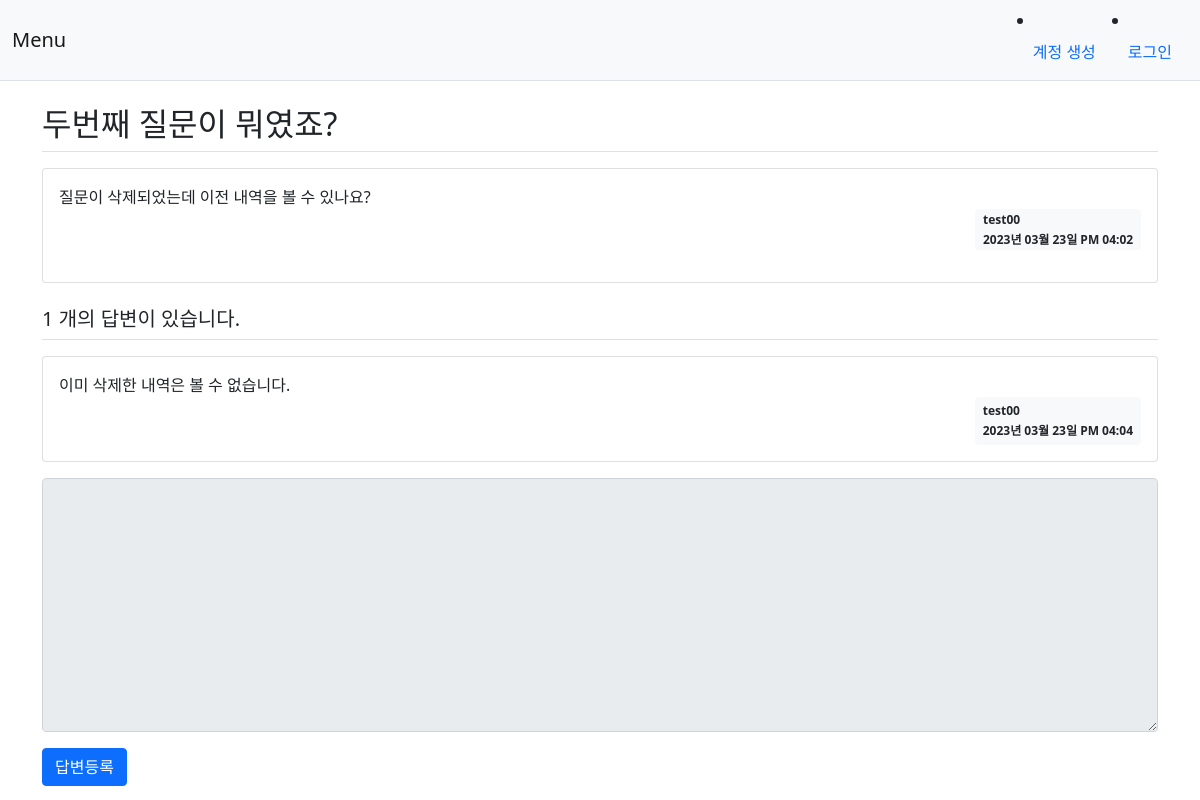
Screenshot of /question/detail/2/ with the database file from the repository.
### app/models.py (models this page shows)
class Question(db.Model):
    id = db.Column(db.Integer, primary_key = True)
    subject = db.Column(db.String(200), nullable=False)
    content = db.Column(db.Text(), nullable=False)
    modify_date = db.Column(db.DateTime(), nullable=True)
    create_date = db.Column(db.DateTime(), nullable=False)
    user_id = db.Column(db.Integer, db.ForeignKey('user.id', ondelete='CASCADE'), nullable=False)
    user = db.relationship('User', backref=db.backref('question_set'))

class User(db.Model):
    id = db.Column(db.Integer, primary_key = True)
    username = db.Column(db.String(150), unique=True, nullable=False)
    password = db.Column(db.String(200), nullable=False)
    email = db.Column(db.String(120), unique=True, nullable=False)

class Answer(db.Model):
    id = db.Column(db.Integer, primary_key=True)
    question_id = db.Column(db.Integer, db.ForeignKey('question.id', ondelete='CASCADE'))
    question = db.relationship('Question', backref=db.backref('answer_set', cascade='all, delete-orphan'))
    content = db.Column(db.Text(), nullable=False)
    modify_date = db.Column(db.DateTime(), nullable=True)
    create_date = db.Column(db.DateTime(), nullable=False)
    user_id = db.Column(db.Integer, db.ForeignKey('user.id', ondelete = 'CASCADE'), nullable=False)
    user = db.relationship('User', backref=db.backref('answer_set'))

### app/views/question_view.py (the view)
@bp.route('/detail/<int:question_id>/')
def detail(question_id):
  form = AnswerForm()
  question_detail = Question.query.get_or_404(question_id)
  return render_template('question/question_detail.html', question_detail = question_detail, form=form)

### app/forms.py
class AnswerForm(FlaskForm):
    content=TextAreaField('내용', validators=[DataRequired('내용은 필수입력 항목입니다.')])

### app/filter.py (called while the page is built)
def format_date(value, fmt='%Y년 %m월 %d일 %p %I:%M'):
    return value.strftime(fmt)

### app/views/auth_view.py (called while the page is built)
@bp.before_app_request
def load_logged_in_user():
    user_id = session.get('user_id')
    if user_id is None:
        g.user = None
    else :
        g.user = User.query.get(user_id)

### app/templates/question/question_detail.html (shortened to what this page needs)
{% extends 'base.html' %}
{% block content %}
<div class="container my-3">
  <h2 class="border-bottom py-2">{{ question_detail.subject }}</h2>
  <div class="card my-3">
    <div class="card-body">
      <div class="card-text" style="white-space: pre-line;">{{ question_detail.content }}</div>
      <div class="d-flex justify-content-end">
        <div class="badge bg-light text-dark p2 text-start">
          <div class="mb-2">{{ question_detail.user.username }}</div>
          <div>{{ question_detail.create_date|datetime }}</div>
        </div>
      </div>
    </div>
  </div>
  <h5 class="border-bottom my-3 py-2">{{ question_detail.answer_set|length}} 개의 답변이 있습니다.</h5>
  {% for answer in question_detail.answer_set %}
    <div class="card my-3">
      <div class="card-body">
        <div class="card-text" style="white-space: pre-line;">{{ answer.content}}</div>
        <div class="d-flex justify-content-end">
          <div class="badge bg-light text-dark p-2 text-start">
            <div class="mb-2">{{ answer.user.username }}</div>
            <div>{{ answer.create_date|datetime }}</div>
          </div>
        </div>
      </div>
    </div>
  {% endfor %}
  <form action="{{ url_for('answer.create', question_id=question_detail.id) }}" method="post" class="my-3">
    <div class="mb-3">
      <textarea {% if not g.user %}disabled{% endif %} name="content" id="content" class="form-control" rows="10"></textarea>
    </div>
    <input type="submit" value="답변등록" class="btn btn-primary">
  </form>
</div>
{% endblock %}

### rows the page displays
Question: subject "두번째 질문이 뭐였죠?", content "질문이 삭제되었는데 이전 내역을 볼 수 있나요?", create_date "2023년 03월 23일 PM 04:02"
User: user.username "test00"
Answer: content "이미 삭제한 내역은 볼 수 없습니다.", user.username "test00", create_date "2023년 03월 23일 PM 04:04"

### other values shown
{{ question_detail.answer_set|length }} "1"
